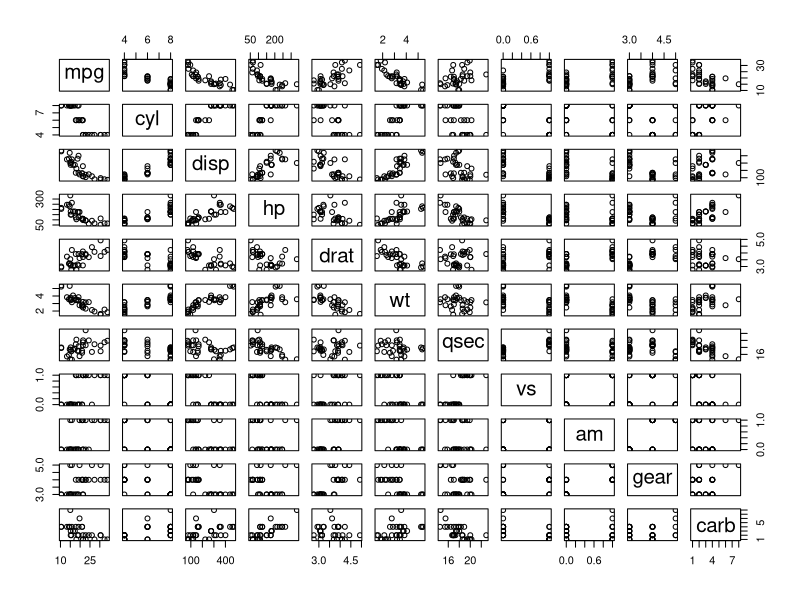
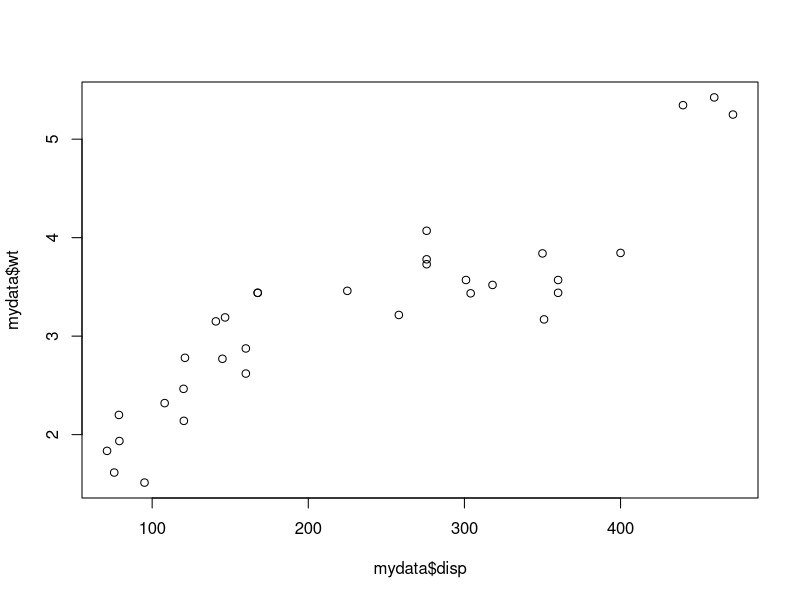
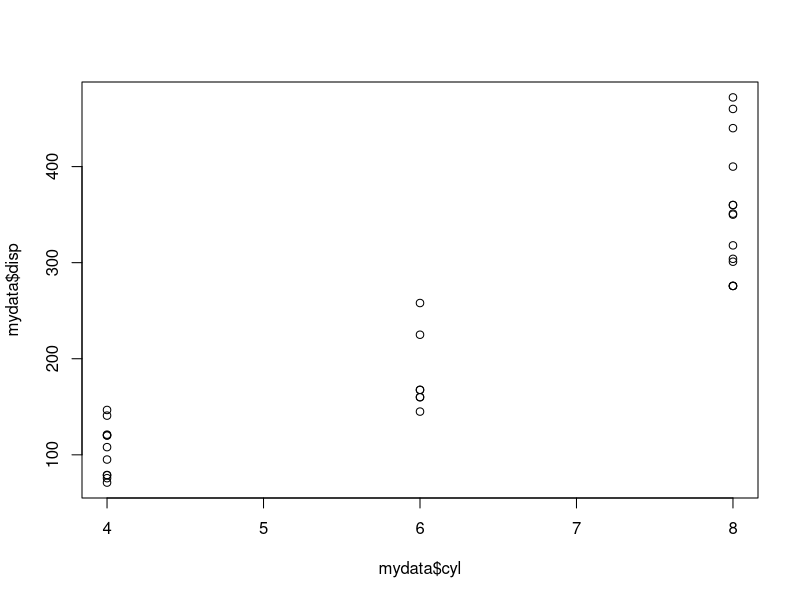
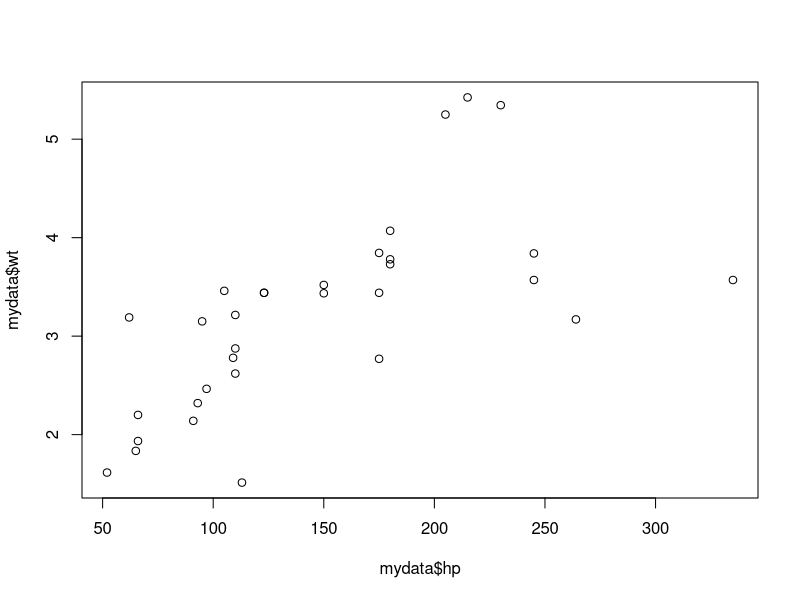
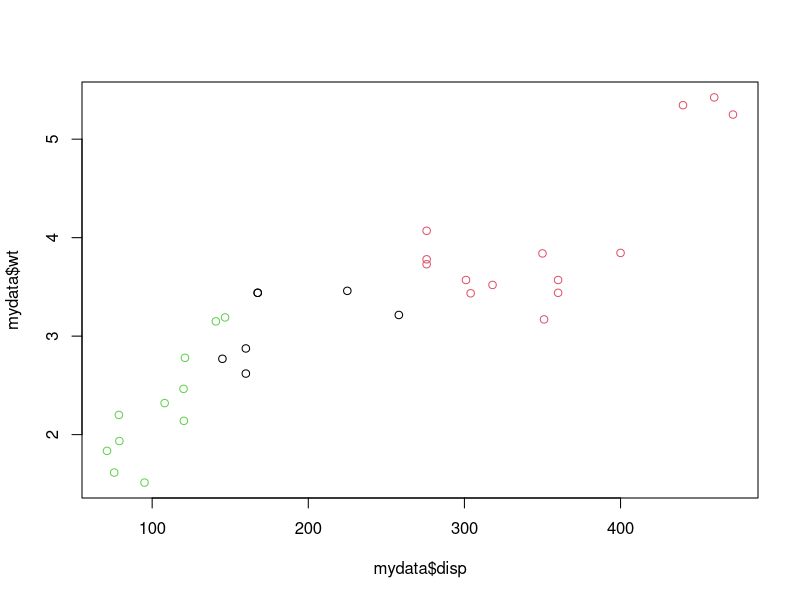
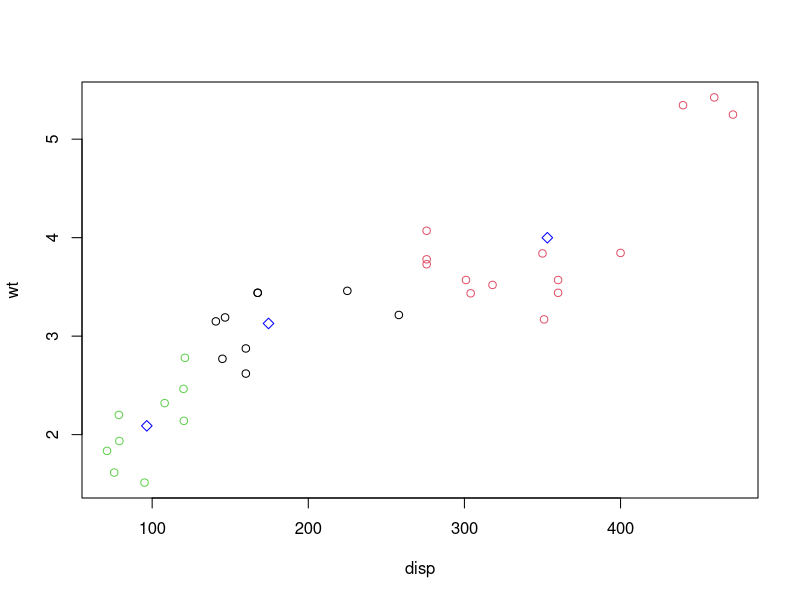
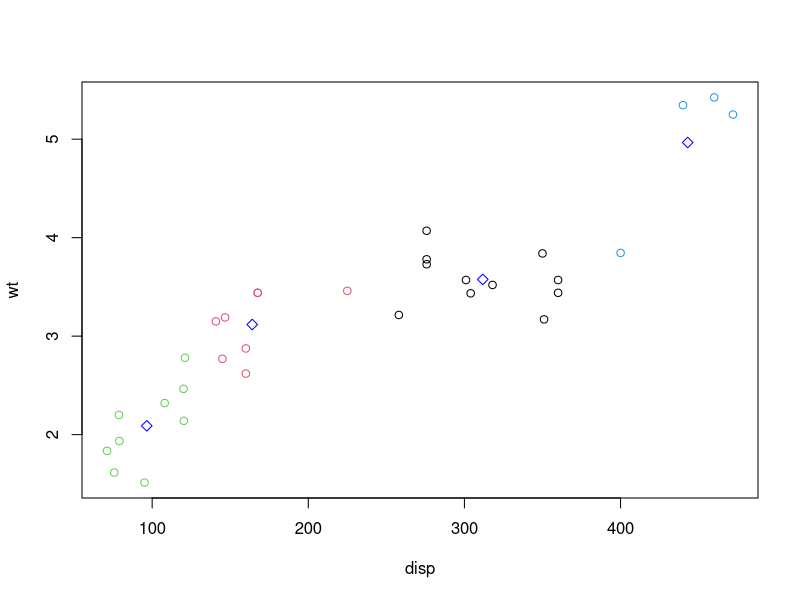
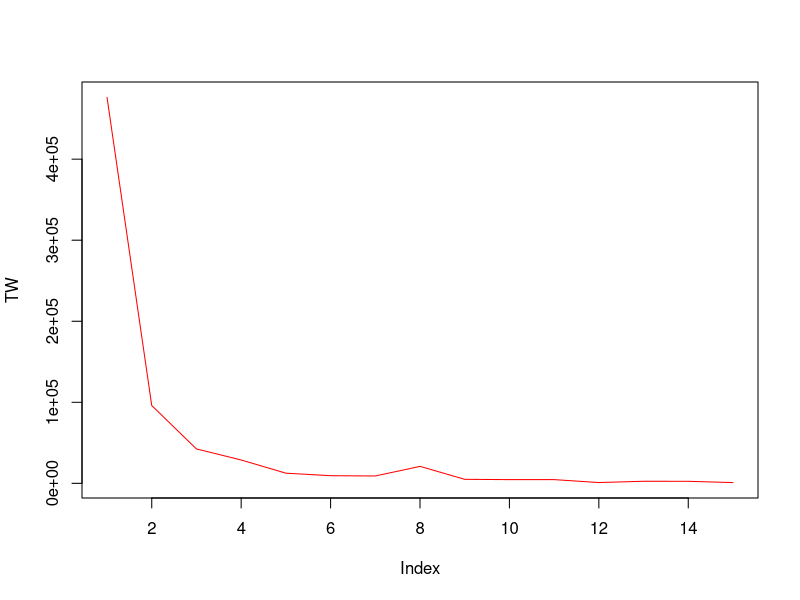

Generate these figures, in order, with R:
library(datasets)
library(dplyr)
mydata<-mtcars
head(mydata)

plot(mydata)
plot(mydata$disp,mydata$wt)
plot(mydata$cyl,mydata$disp)
plot(mydata$hp,mydata$wt)
#cluster with all columns
mycluster<-kmeans(mydata,3)
mycluster$size
#mynewdata<-mydata%>%select(disp,wt)
#plot(mynewdata,col=mycluster$cluster)
plot(mydata$disp,mydata$wt,col=mycluster$cluster)
table(mydata$cyl,mycluster$cluster)

#with 2 column
mydata1<-mydata%>%select(disp,wt)
mycluster1<-kmeans(mydata1,3)
mycluster1$size
mycluster1$centers
plot(mydata1,col=mycluster1$cluster)
points(mycluster1$centers,col="blue",pch=5)
table(mydata$cyl,mycluster1$cluster)

#let us try with k =4
mydata1<-mydata%>%select(disp,wt)
mycluster2<-kmeans(mydata1,4)
mycluster2$size
mycluster2$centers
plot(mydata1,col=mycluster2$cluster)
points(mycluster2$centers,col="blue",pch=5)
table(mydata$cyl,mycluster2$cluster)
#how to determine k
#elbow method
mycluster$withinss
mycluster$totss
mycluster$betweenss

kmeans(mydata1,2,nstart=10)$tot.withinss
kmeans(mydata1,3,nstart=10)$tot.withinss
kmeans(mydata1,4,nstart=10)$tot.withinss
kmeans(mydata1,5,nstart=10)$tot.withinss



#n=10
TW=numeric(15)
for(i in 1:15)
{
  TW[i] = kmeans(mydata1,i)$tot.withinss
}
plot(TW,type="l",col="red")

